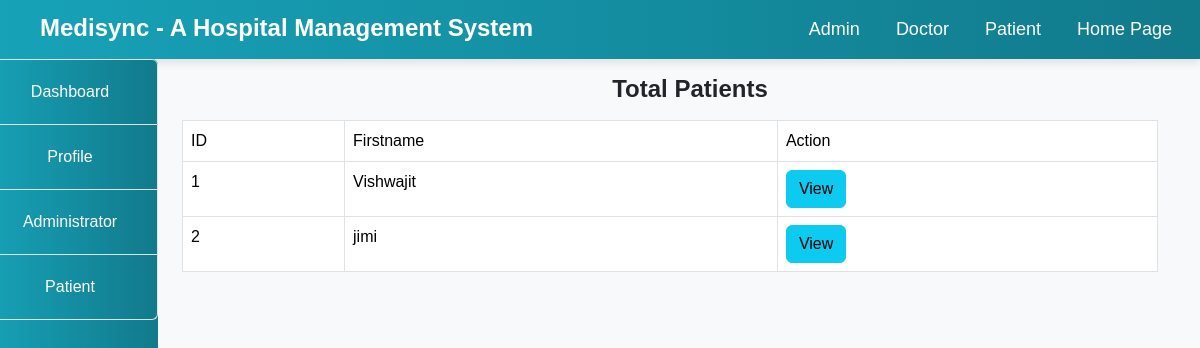
The page /Hospital/admin/patient.php on the database as committed earlier.
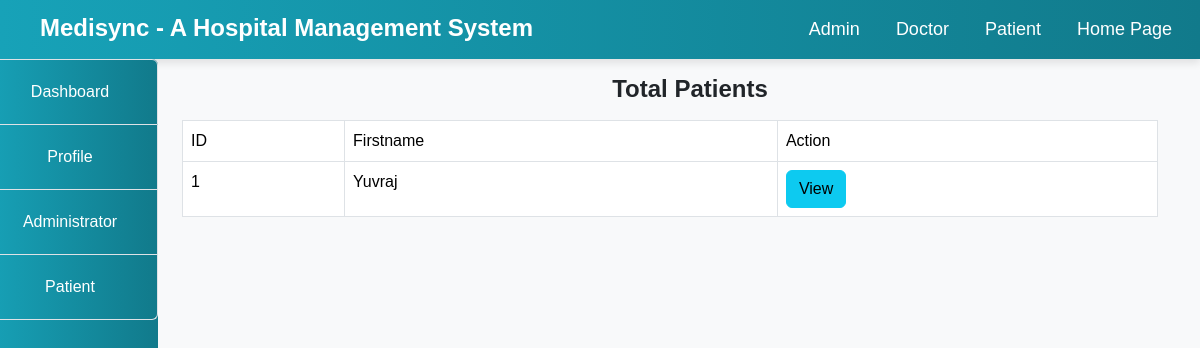
The same page on the database as committed later.
### tables this page shows
CREATE TABLE `patient` (
  `id` int(100) NOT NULL,
  `firstname` varchar(100) NOT NULL,
  `surname` varchar(100) NOT NULL,
  `username` varchar(100) NOT NULL,
  `email` varchar(100) NOT NULL,
  `gender` varchar(100) NOT NULL,
  `phone` varchar(100) NOT NULL,
  `city` varchar(100) NOT NULL,
  `password` varchar(100) NOT NULL,
  `date_reg` varchar(100) NOT NULL,
  `profile` varchar(100) NOT NULL
);

### Hospital/admin/patient.php (the view, shortened to what this page needs)
<!DOCTYPE html>
<html lang="en">
<head>
    <link href="https://cdn.jsdelivr.net/npm/bootstrap@5.3.0/dist/css/bootstrap.min.css" rel="stylesheet">
</head>
<body>
    <?php
        include("../include/header.php");
        include("../include/connection.php");
    ?>
    <div class="container-fluid">
        <div class="col-md-12">
            <div class="row">
                <div class="col-md-2" style="margin-left: -30px;">
                    <?php
                    include("sidenav.php");
                    ?>
                </div>
                <div class="col-md-10">
                    <h5 class="text-center my-3">Total Patients</h5>
                    <?php
                        $query = "SELECT * FROM patient";
                        $res = mysqli_query($connect, $query);
                        $output ="";
                        $output .= "
                            <table class='table table-bordered'>
                            <tr>
                                <td>ID</td>
                                <td>Firstname</td>
                                <td>Action</td>
                            </tr>
                        ";
                        while($row = mysqli_fetch_array($res)){
                            $output .= "
                                <tr>
                                    <td>".$row['id']."</td>
                                    <td>".$row['firstname']."</td>
                                    <td>
                                        <a href='view.php?id=".$row['id']."'>
                                            <button class='btn btn-info'>View</button>
                                        </a>
                                    </td>
                                </tr>
                            ";
                        }
                        $output .= "</table>";
                        echo $output;
                    ?>
                </div>
            </div>
        </div>
    </div>
</body>
</html>

Rows that differ between the two databases and show on the page:
removed patient: id "2", firstname "jimi"
changed patient id 1: firstname "Vishwajit" → "Yuvraj"
